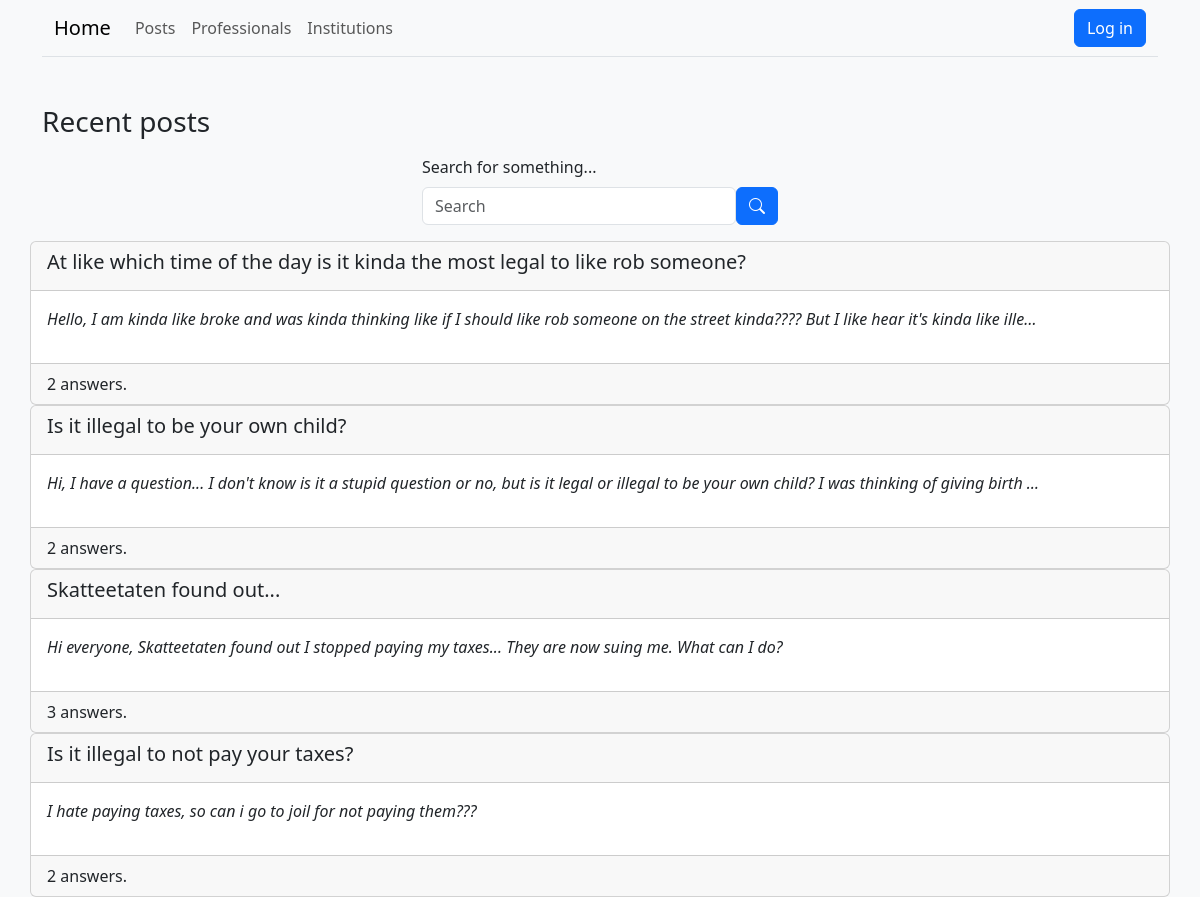
The page / on the database its author committed.
### post/models.py (models this page shows)
class Info(models.Model):
    title = models.CharField(max_length=100)
    content = models.TextField()
    time_posted = models.DateTimeField(auto_now_add=True)
    class Meta:
        abstract = True

class Post(Info):
    author = models.ForeignKey(UserProfile, on_delete=models.CASCADE, related_name="posts")
    categories = models.ManyToManyField(Category, related_name="posts")

### core/views.py (the view)
# urls.py: path("", views.home, name="home"),
def home(request):
    posts = Post.objects.order_by("-time_posted")[:5]
    context = {
        "title" : "Home",
        "posts" : posts
    }
    return render(request, "core/home.html", context=context)

### core/templates/core/home.html
{% extends "base.html" %}
{% block content %}
    <h3>Recent posts</h3>
    {% include "search/search_bar.html" %}
    <div class="row">
        {% for post in posts %}
            {% include "post/post_preview.html" with post=post %}
        {% endfor %}
    </div>
{% endblock %}

### post/templates/post/post_preview.html
<a href="{% url 'view_post' post.id %}" class="text-decoration-none popout px-0">
    <div class="card">
        <div class="card-header"><h5>{{ post.title }}</h5></div>
        <div class="card-body"><p class="fst-italic">{{ post.content|truncatechars:150 }}</p></div>
        <div class="card-footer">{{ post.answers.count }} answer{{ post.answers.count|pluralize }}.</div>
    </div>
</a>

### static/css/styles.css (style rules this page uses)
.popout { display: inline-block; transition: transform 0.3s ease, box-shadow 0.3s ease; }

### rows shown on the page
Post: title "At like which time of the day is it kinda the most legal to like rob someone?", content "Hello, I am kinda like broke and was kinda thinking like if I should like rob someone on the street kinda???? But I like hear it's kinda like ille…", answers.count "2"
Post: title "Is it illegal to be your own child?", content "Hi, I have a question... I don't know is it a stupid question or no, but is it legal or illegal to be your own child? I was thinking of giving birth …", answers.count "2"
Post: title "Skatteetaten found out...", content "Hi everyone, Skatteetaten found out I stopped paying my taxes... They are now suing me. What can I do?", answers.count "3"
Post: title "Is it illegal to not pay your taxes?", content "I hate paying taxes, so can i go to joil for not paying them???", answers.count "2"
